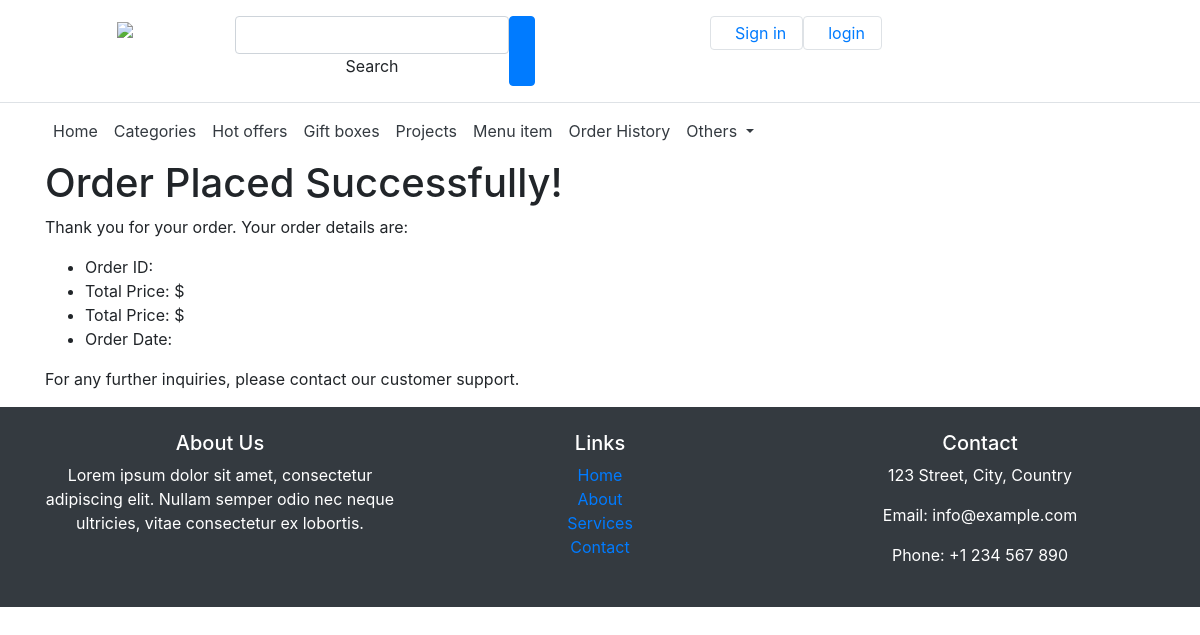
/order/success/, run on an earlier commit of the app's database.
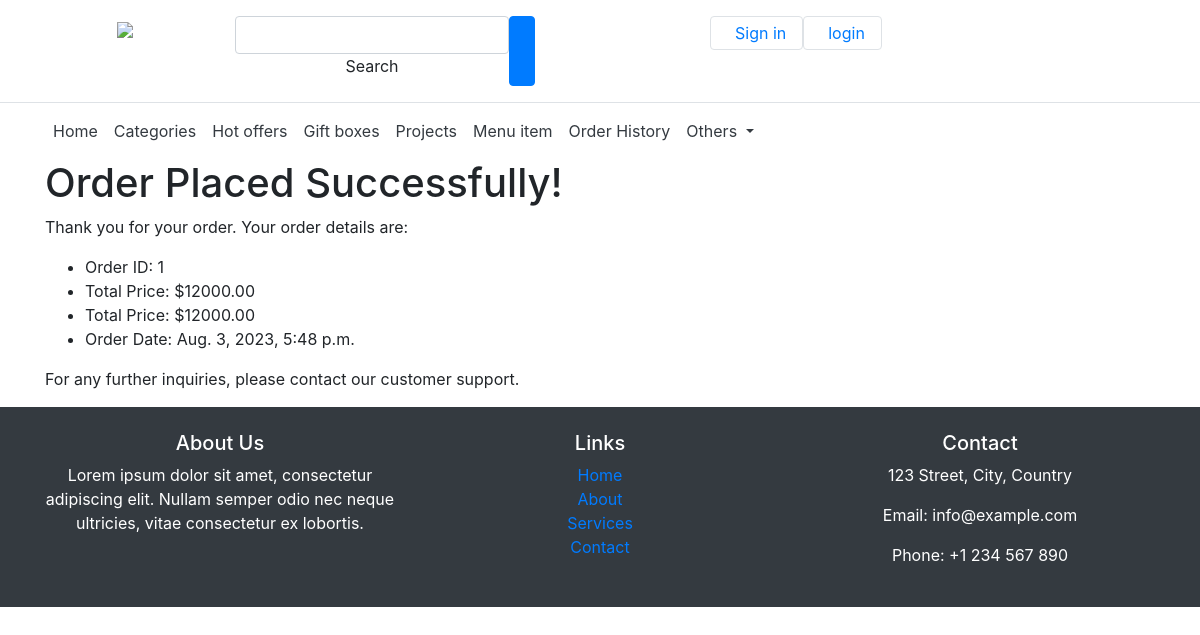
And on a later commit of the database.
### app1/models.py (models this page shows, shortened)
class Order(models.Model):
    customer = models.ForeignKey(Customer, on_delete=models.SET_NULL, null=True)
    name = models.CharField(max_length=100)
    email = models.EmailField()
    address = models.CharField(max_length=200,default='new')
    city = models.CharField(max_length=100)
    state = models.CharField(max_length=100)
    zipcode = models.CharField(max_length=10)
    order_date = models.DateTimeField(auto_now_add=True)
    def total_price(self):
        order_items = self.orderitem_set.all()
        return sum(item.product.price * item.quantity for item in order_items)

class OrderItem(models.Model):
    order = models.ForeignKey(Order, on_delete=models.CASCADE)
    product = models.ForeignKey(Product, on_delete=models.CASCADE)
    quantity = models.PositiveIntegerField()

class Product(models.Model):
    name = models.CharField(max_length=100)
    description = models.TextField()
    price = models.DecimalField(max_digits=8, decimal_places=2)
    image = models.ImageField(upload_to='product_images/')
    created_at = models.DateTimeField(auto_now_add=True)
    updated_at = models.DateTimeField(auto_now=True)

### app1/views.py (the view)
# urls.py: path('order/success/', views.order_success, name='order-success'),
def order_success(request):
    order = Order.objects.last()
    return render(request, 'app1/order_success.html', {'order': order})

### app1/templates/app1/order_success.html
{% extends 'base.html' %}
{% block content %}
    <div class="container">
        <h1>Order Placed Successfully!</h1>
        <p>Thank you for your order. Your order details are:</p>
        <ul>
            <li>Order ID: {{ order.pk }}</li>
            <li>Total Price: ${{ order.total_price }}</li>
            <li>Total Price: ${{ order.total_price }}</li>
            <li>Order Date: {{ order.order_date }}</li>
        </ul>
        <p>For any further inquiries, please contact our customer support.</p>
    </div>
{% endblock %}

What changed in the data, as far as the page shows it:
added Order: pk "1", total_price "12000.00", order_date "Aug. 3, 2023, 5:48 p.m."
